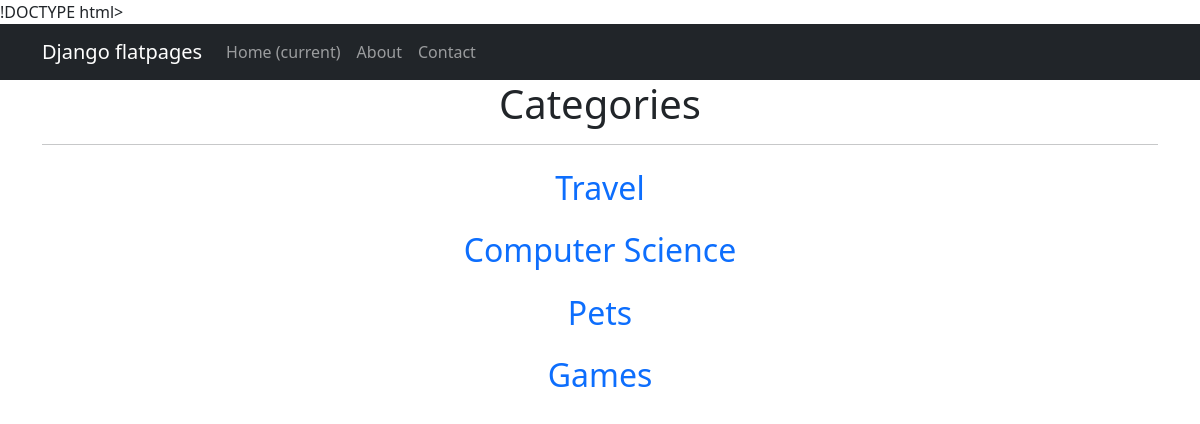
The page /news/category/ on the database its author committed.
### news/models.py (models this page shows, shortened)
class Category(models.Model):
    category_name = models.CharField(max_length=255, unique=True)
    subscribers_category = models.ManyToManyField(User, through='SubscribedUsers')

### news/views.py (the view)
# urls.py: path('category/', Categories.as_view(), name='category'),
class Categories(ListView):
    model = Category
    template_name = 'category.html'
    context_object_name = 'category'

### templates/category.html (shortened to what this page needs)
{% extends 'flatpages/default.html' %}
{% block content %}
<h1>Categories</h1>
<hr>
{% for i in category %}
<h2><a class="nav-link" href="/news/category/{{ i.pk }}">{{ i.category_name }}</a></h2>
{% endfor %}
{% endblock content %}

### rows shown on the page
Category: category_name "Travel"
Category: category_name "Computer Science"
Category: category_name "Pets"
Category: category_name "Games"
